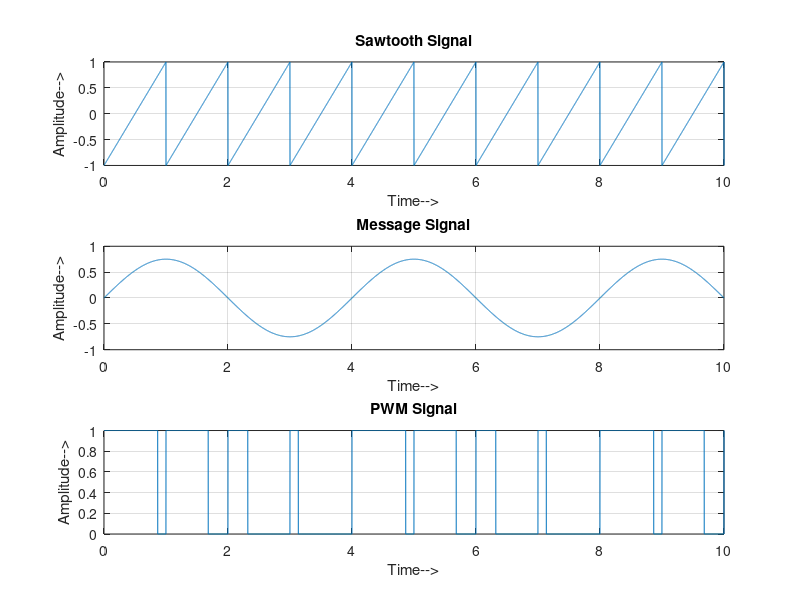

Source code (MATLAB):
fs = 1000;
am=0.75;
t = 0:1/fs:10;
%sawtooth signal
x = sawtooth(2*pi*t);
subplot(3,1,1);
plot(t,x);
xlabel('Time-->');
ylabel('Amplitude-->');
title('Sawtooth Signal');
grid ON;
%modulating signal
y = am.*sin(0.5*pi*t);
subplot(3,1,2);
plot(t,y);
xlabel('Time-->');
ylabel('Amplitude-->');
title('Message Signal');
grid ON;
%generation of PMW signal using for-loop
n= length(x);


for i=1:n
    if y(i)>= x(i)
        z(i)=1;
    else
        z(i)=0;
    end 
end
subplot(3,1,3);
plot(t,z);
xlabel('Time-->');
ylabel('Amplitude-->');
title('PWM Signal');
grid ON;